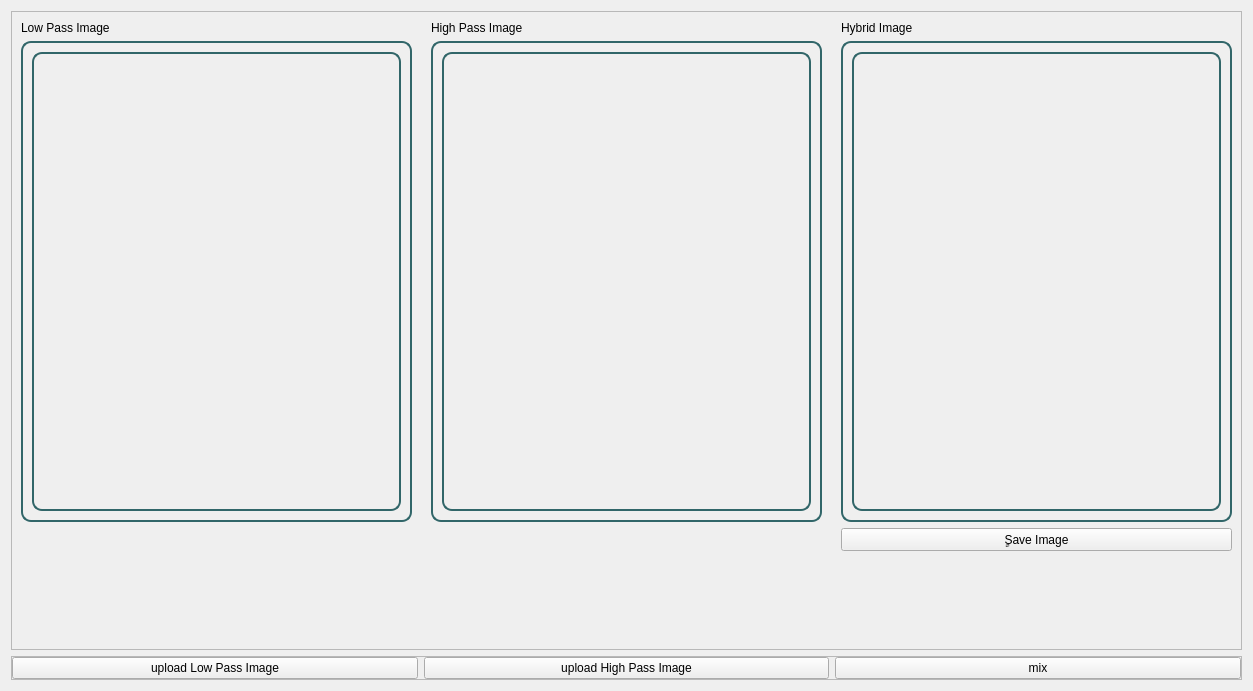
<?xml version="1.0" encoding="UTF-8"?>
<ui version="4.0">
 <class>HybridWidget</class>
 <widget class="QWidget" name="HybridWidget">
  <property name="geometry">
   <rect>
    <x>0</x>
    <y>0</y>
    <width>1253</width>
    <height>691</height>
   </rect>
  </property>
  <property name="windowTitle">
   <string>Form</string>
  </property>
  <layout class="QVBoxLayout" name="verticalLayout_4">
   <item>
    <widget class="QFrame" name="frame_4">
     <property name="frameShape">
      <enum>QFrame::StyledPanel</enum>
     </property>
     <property name="frameShadow">
      <enum>QFrame::Raised</enum>
     </property>
     <layout class="QHBoxLayout" name="horizontalLayout_5">
      <item>
       <layout class="QVBoxLayout" name="verticalLayout">
        <item>
         <widget class="QLabel" name="label">
          <property name="text">
           <string>Low Pass Image </string>
          </property>
         </widget>
        </item>
        <item>
         <widget class="QFrame" name="frame">
          <property name="sizePolicy">
           <sizepolicy hsizetype="MinimumExpanding" vsizetype="MinimumExpanding">
            <horstretch>0</horstretch>
            <verstretch>0</verstretch>
           </sizepolicy>
          </property>
          <property name="minimumSize">
           <size>
            <width>391</width>
            <height>481</height>
           </size>
          </property>
          <property name="maximumSize">
           <size>
            <width>16777215</width>
            <height>500</height>
           </size>
          </property>
          <property name="styleSheet">
           <string notr="true">
           border: 2px solid  #316669;
          border-radius: 10px;
      </string>
          </property>
          <property name="frameShape">
           <enum>QFrame::StyledPanel</enum>
          </property>
          <property name="frameShadow">
           <enum>QFrame::Raised</enum>
          </property>
          <layout class="QHBoxLayout" name="horizontalLayout_2">
           <item>
            <widget class="QLabel" name="hybridLpImg">
             <property name="minimumSize">
              <size>
               <width>361</width>
               <height>451</height>
              </size>
             </property>
             <property name="text">
              <string/>
             </property>
            </widget>
           </item>
          </layout>
         </widget>
        </item>
        <item>
         <spacer name="verticalSpacer">
          <property name="orientation">
           <enum>Qt::Vertical</enum>
          </property>
          <property name="sizeHint" stdset="0">
           <size>
            <width>20</width>
            <height>40</height>
           </size>
          </property>
         </spacer>
        </item>
       </layout>
      </item>
      <item>
       <spacer name="horizontalSpacer">
        <property name="orientation">
         <enum>Qt::Horizontal</enum>
        </property>
        <property name="sizeHint" stdset="0">
         <size>
          <width>0</width>
          <height>20</height>
         </size>
        </property>
       </spacer>
      </item>
      <item>
       <layout class="QVBoxLayout" name="verticalLayout_2">
        <item>
         <widget class="QLabel" name="label_2">
          <property name="text">
           <string>High Pass Image</string>
          </property>
         </widget>
        </item>
        <item>
         <widget class="QFrame" name="frame_2">
          <property name="sizePolicy">
           <sizepolicy hsizetype="MinimumExpanding" vsizetype="MinimumExpanding">
            <horstretch>0</horstretch>
            <verstretch>0</verstretch>
           </sizepolicy>
          </property>
          <property name="minimumSize">
           <size>
            <width>391</width>
            <height>481</height>
           </size>
          </property>
          <property name="maximumSize">
           <size>
            <width>16777215</width>
            <height>500</height>
           </size>
          </property>
          <property name="styleSheet">
           <string notr="true">
           border: 2px solid #316669;
          border-radius: 10px;
      </string>
          </property>
          <property name="frameShape">
           <enum>QFrame::StyledPanel</enum>
          </property>
          <property name="frameShadow">
           <enum>QFrame::Raised</enum>
          </property>
          <layout class="QHBoxLayout" name="horizontalLayout_3">
           <item>
            <widget class="QLabel" name="hybridHpImg">
             <property name="text">
              <string/>
             </property>
            </widget>
           </item>
          </layout>
         </widget>
        </item>
        <item>
         <spacer name="verticalSpacer_2">
          <property name="orientation">
           <enum>Qt::Vertical</enum>
          </property>
          <property name="sizeHint" stdset="0">
           <size>
            <width>20</width>
            <height>40</height>
           </size>
          </property>
         </spacer>
        </item>
       </layout>
      </item>
      <item>
       <spacer name="horizontalSpacer_2">
        <property name="orientation">
         <enum>Qt::Horizontal</enum>
        </property>
        <property name="sizeHint" stdset="0">
         <size>
          <width>0</width>
          <height>20</height>
         </size>
        </property>
       </spacer>
      </item>
      <item>
       <layout class="QVBoxLayout" name="verticalLayout_3">
        <item>
         <widget class="QLabel" name="label_3">
          <property name="text">
           <string>Hybrid Image</string>
          </property>
         </widget>
        </item>
        <item>
         <widget class="QFrame" name="frame_3">
          <property name="sizePolicy">
           <sizepolicy hsizetype="MinimumExpanding" vsizetype="MinimumExpanding">
            <horstretch>0</horstretch>
            <verstretch>0</verstretch>
           </sizepolicy>
          </property>
          <property name="minimumSize">
           <size>
            <width>391</width>
            <height>481</height>
           </size>
          </property>
          <property name="maximumSize">
           <size>
            <width>16777215</width>
            <height>500</height>
           </size>
          </property>
          <property name="styleSheet">
           <string notr="true">
           border: 2px solid  #316669;
          border-radius: 10px;
      </string>
          </property>
          <property name="frameShape">
           <enum>QFrame::StyledPanel</enum>
          </property>
          <property name="frameShadow">
           <enum>QFrame::Raised</enum>
          </property>
          <layout class="QHBoxLayout" name="horizontalLayout_4">
           <item>
            <widget class="QLabel" name="hybridMixedImg">
             <property name="text">
              <string/>
             </property>
            </widget>
           </item>
          </layout>
         </widget>
        </item>
        <item>
         <widget class="QPushButton" name="pushButton">
          <property name="text">
           <string>ٍSave Image</string>
          </property>
         </widget>
        </item>
        <item>
         <spacer name="verticalSpacer_3">
          <property name="orientation">
           <enum>Qt::Vertical</enum>
          </property>
          <property name="sizeHint" stdset="0">
           <size>
            <width>20</width>
            <height>40</height>
           </size>
          </property>
         </spacer>
        </item>
       </layout>
      </item>
     </layout>
    </widget>
   </item>
   <item>
    <widget class="QFrame" name="frame_5">
     <property name="maximumSize">
      <size>
       <width>16777215</width>
       <height>40</height>
      </size>
     </property>
     <property name="frameShape">
      <enum>QFrame::StyledPanel</enum>
     </property>
     <property name="frameShadow">
      <enum>QFrame::Raised</enum>
     </property>
     <layout class="QHBoxLayout" name="horizontalLayout">
      <property name="leftMargin">
       <number>0</number>
      </property>
      <property name="topMargin">
       <number>0</number>
      </property>
      <property name="rightMargin">
       <number>0</number>
      </property>
      <property name="bottomMargin">
       <number>0</number>
      </property>
      <item>
       <widget class="QPushButton" name="lpImgBtn">
        <property name="text">
         <string>upload Low Pass Image</string>
        </property>
       </widget>
      </item>
      <item>
       <widget class="QPushButton" name="hpImgBtn">
        <property name="text">
         <string>upload High Pass Image</string>
        </property>
       </widget>
      </item>
      <item>
       <widget class="QPushButton" name="mixImgBtn">
        <property name="text">
         <string>mix</string>
        </property>
       </widget>
      </item>
     </layout>
    </widget>
   </item>
  </layout>
 </widget>
 <resources/>
 <connections/>
</ui>
